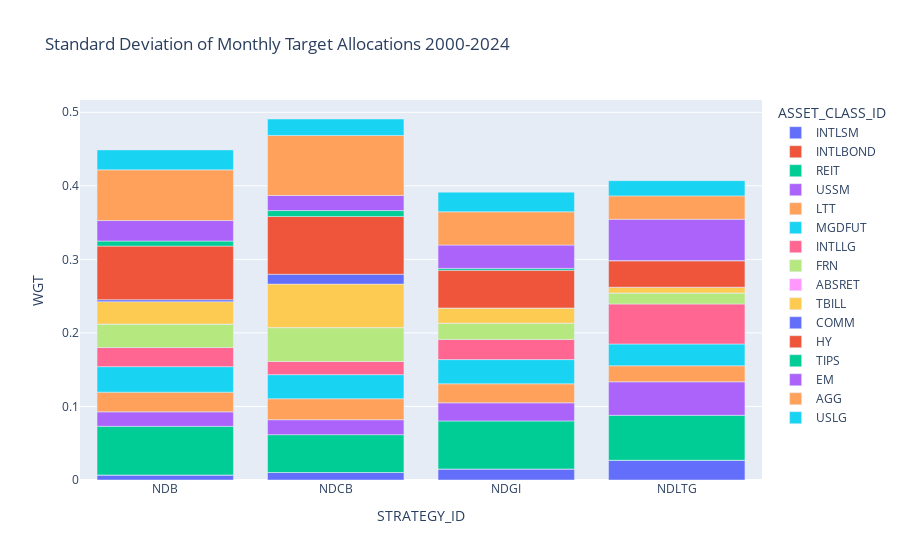

Notebook code cell kept with this figure:
### Code cell
std = df.group_by(["STRATEGY_ID","ASSET_CLASS_ID"]).agg(pl.col("WGT").std())
print(std)
std = std.to_pandas()
fig = px.bar(std, x='STRATEGY_ID', y='WGT', color='ASSET_CLASS_ID', title="Standard Deviation of Monthly Target Allocations 2000-2024")
fig.write_html("std.html")
fig

### Figure 1 — Plotly figure (JSON) as saved in the notebook; plotly's stock layout.template omitted (floating-point values rounded to 4 significant figures)
{"data": [{"alignmentgroup": "True", "hovertemplate": "ASSET_CLASS_ID=INTLSM<br>STRATEGY_ID=%{x}<br>WGT=%{y}<extra></extra>", "legendgroup": "INTLSM", "marker": {"color": "#636efa", "pattern": {"shape": ""}}, "name": "INTLSM", "offsetgroup": "INTLSM", "orientation": "v", "showlegend": true, "textposition": "auto", "type": "bar", "x": ["NDB", "NDCB", "NDGI", "NDLTG"], "xaxis": "x", "y": [0.006818, 0.01024, 0.01498, 0.0269], "yaxis": "y"}, {"alignmentgroup": "True", "hovertemplate": "ASSET_CLASS_ID=INTLBOND<br>STRATEGY_ID=%{x}<br>WGT=%{y}<extra></extra>", "legendgroup": "INTLBOND", "marker": {"color": "#EF553B", "pattern": {"shape": ""}}, "name": "INTLBOND", "offsetgroup": "INTLBOND", "orientation": "v", "showlegend": true, "textposition": "auto", "type": "bar", "x": ["NDB", "NDGI", "NDCB", "NDLTG"], "xaxis": "x", "y": [4.635e-13, 4.39e-13, 4.772e-13, 3.939e-13], "yaxis": "y"}, {"alignmentgroup": "True", "hovertemplate": "ASSET_CLASS_ID=REIT<br>STRATEGY_ID=%{x}<br>WGT=%{y}<extra></extra>", "legendgroup": "REIT", "marker": {"color": "#00cc96", "pattern": {"shape": ""}}, "name": "REIT", "offsetgroup": "REIT", "orientation": "v", "showlegend": true, "textposition": "auto", "type": "bar", "x": ["NDCB", "NDGI", "NDB", "NDLTG"], "xaxis": "x", "y": [0.05139, 0.06533, 0.06619, 0.06105], "yaxis": "y"}, {"alignmentgroup": "True", "hovertemplate": "ASSET_CLASS_ID=USSM<br>STRATEGY_ID=%{x}<br>WGT=%{y}<extra></extra>", "legendgroup": "USSM", "marker": {"color": "#ab63fa", "pattern": {"shape": ""}}, "name": "USSM", "offsetgroup": "USSM", "orientation": "v", "showlegend": true, "textposition": "auto", "type": "bar", "x": ["NDGI", "NDB", "NDLTG", "NDCB"], "xaxis": "x", "y": [0.02464, 0.01968, 0.04557, 0.02034], "yaxis": "y"}, {"alignmentgroup": "True", "hovertemplate": "ASSET_CLASS_ID=LTT<br>STRATEGY_ID=%{x}<br>WGT=%{y}<extra></extra>", "legendgroup": "LTT", "marker": {"color": "#FFA15A", "pattern": {"shape": ""}}, "name": "LTT", "offsetgroup": "LTT", "orientation": "v", "showlegend": true, "textposition": "auto", "type": "bar", "x": ["NDLTG", "NDB", "NDCB", "NDGI"], "xaxis": "x", "y": [0.02175, 0.02677, 0.02848, 0.02584], "yaxis": "y"}, {"alignmentgroup": "True", "hovertemplate": "ASSET_CLASS_ID=MGDFUT<br>STRATEGY_ID=%{x}<br>WGT=%{y}<extra></extra>", "legendgroup": "MGDFUT", "marker": {"color": "#19d3f3", "pattern": {"shape": ""}}, "name": "MGDFUT", "offsetgroup": "MGDFUT", "orientation": "v", "showlegend": true, "textposition": "auto", "type": "bar", "x": ["NDLTG", "NDB", "NDCB", "NDGI"], "xaxis": "x", "y": [0.0297, 0.03467, 0.0328, 0.03295], "yaxis": "y"}, {"alignmentgroup": "True", "hovertemplate": "ASSET_CLASS_ID=INTLLG<br>STRATEGY_ID=%{x}<br>WGT=%{y}<extra></extra>", "legendgroup": "INTLLG", "marker": {"color": "#FF6692", "pattern": {"shape": ""}}, "name": "INTLLG", "offsetgroup": "INTLLG", "orientation": "v", "showlegend": true, "textposition": "auto", "type": "bar", "x": ["NDB", "NDLTG", "NDGI", "NDCB"], "xaxis": "x", "y": [0.02594, 0.05439, 0.02738, 0.01793], "yaxis": "y"}, {"alignmentgroup": "True", "hovertemplate": "ASSET_CLASS_ID=FRN<br>STRATEGY_ID=%{x}<br>WGT=%{y}<extra></extra>", "legendgroup": "FRN", "marker": {"color": "#B6E880", "pattern": {"shape": ""}}, "name": "FRN", "offsetgroup": "FRN", "orientation": "v", "showlegend": true, "textposition": "auto", "type": "bar", "x": ["NDCB", "NDLTG", "NDGI", "NDB"], "xaxis": "x", "y": [0.04602, 0.01499, 0.02208, 0.03195], "yaxis": "y"}, {"alignmentgroup": "True", "hovertemplate": "ASSET_CLASS_ID=ABSRET<br>STRATEGY_ID=%{x}<br>WGT=%{y}<extra></extra>", "legendgroup": "ABSRET", "marker": {"color": "#FF97FF", "pattern": {"shape": ""}}, "name": "ABSRET", "offsetgroup": "ABSRET", "orientation": "v", "showlegend": true, "textposition": "auto", "type": "bar", "x": ["NDCB", "NDB", "NDLTG", "NDGI"], "xaxis": "x", "y": [4.959e-13, 1.632e-13, 2.276e-17, 2.986e-17], "yaxis": "y"}, {"alignmentgroup": "True", "hovertemplate": "ASSET_CLASS_ID=TBILL<br>STRATEGY_ID=%{x}<br>WGT=%{y}<extra></extra>", "legendgroup": "TBILL", "marker": {"color": "#FECB52", "pattern": {"shape": ""}}, "name": "TBILL", "offsetgroup": "TBILL", "orientation": "v", "showlegend": true, "textposition": "auto", "type": "bar", "x": ["NDLTG", "NDGI", "NDCB", "NDB"], "xaxis": "x", "y": [0.007793, 0.02069, 0.05919, 0.03043], "yaxis": "y"}, {"alignmentgroup": "True", "hovertemplate": "ASSET_CLASS_ID=COMM<br>STRATEGY_ID=%{x}<br>WGT=%{y}<extra></extra>", "legendgroup": "COMM", "marker": {"color": "#636efa", "pattern": {"shape": ""}}, "name": "COMM", "offsetgroup": "COMM", "orientation": "v", "showlegend": true, "textposition": "auto", "type": "bar", "x": ["NDCB", "NDB", "NDGI", "NDLTG"], "xaxis": "x", "y": [0.01336, 0.002676, 1.728e-17, 1.419e-17], "yaxis": "y"}, {"alignmentgroup": "True", "hovertemplate": "ASSET_CLASS_ID=HY<br>STRATEGY_ID=%{x}<br>WGT=%{y}<extra></extra>", "legendgroup": "HY", "marker": {"color": "#EF553B", "pattern": {"shape": ""}}, "name": "HY", "offsetgroup": "HY", "orientation": "v", "showlegend": true, "textposition": "auto", "type": "bar", "x": ["NDGI", "NDCB", "NDB", "NDLTG"], "xaxis": "x", "y": [0.05126, 0.07859, 0.07293, 0.03597], "yaxis": "y"}, {"alignmentgroup": "True", "hovertemplate": "ASSET_CLASS_ID=TIPS<br>STRATEGY_ID=%{x}<br>WGT=%{y}<extra></extra>", "legendgroup": "TIPS", "marker": {"color": "#00cc96", "pattern": {"shape": ""}}, "name": "TIPS", "offsetgroup": "TIPS", "orientation": "v", "showlegend": true, "textposition": "auto", "type": "bar", "x": ["NDB", "NDLTG", "NDCB", "NDGI"], "xaxis": "x", "y": [0.006811, 0.0002389, 0.008015, 0.002573], "yaxis": "y"}, {"alignmentgroup": "True", "hovertemplate": "ASSET_CLASS_ID=EM<br>STRATEGY_ID=%{x}<br>WGT=%{y}<extra></extra>", "legendgroup": "EM", "marker": {"color": "#ab63fa", "pattern": {"shape": ""}}, "name": "EM", "offsetgroup": "EM", "orientation": "v", "showlegend": true, "textposition": "auto", "type": "bar", "x": ["NDLTG", "NDB", "NDGI", "NDCB"], "xaxis": "x", "y": [0.05619, 0.02787, 0.03173, 0.02052], "yaxis": "y"}, {"alignmentgroup": "True", "hovertemplate": "ASSET_CLASS_ID=AGG<br>STRATEGY_ID=%{x}<br>WGT=%{y}<extra></extra>", "legendgroup": "AGG", "marker": {"color": "#FFA15A", "pattern": {"shape": ""}}, "name": "AGG", "offsetgroup": "AGG", "orientation": "v", "showlegend": true, "textposition": "auto", "type": "bar", "x": ["NDLTG", "NDGI", "NDCB", "NDB"], "xaxis": "x", "y": [0.03178, 0.04521, 0.08159, 0.06895], "yaxis": "y"}, {"alignmentgroup": "True", "hovertemplate": "ASSET_CLASS_ID=USLG<br>STRATEGY_ID=%{x}<br>WGT=%{y}<extra></extra>", "legendgroup": "USLG", "marker": {"color": "#19d3f3", "pattern": {"shape": ""}}, "name": "USLG", "offsetgroup": "USLG", "orientation": "v", "showlegend": true, "textposition": "auto", "type": "bar", "x": ["NDGI", "NDCB", "NDB", "NDLTG"], "xaxis": "x", "y": [0.02675, 0.02239, 0.02714, 0.02074], "yaxis": "y"}], "layout": {"barmode": "relative", "legend": {"title": {"text": "ASSET_CLASS_ID"}, "tracegroupgap": 0}, "title": {"text": "Standard Deviation of Monthly Target Allocations 2000-2024"}, "xaxis": {"anchor": "y", "domain": [0, 1], "title": {"text": "STRATEGY_ID"}}, "yaxis": {"anchor": "x", "domain": [0, 1], "title": {"text": "WGT"}}}}
